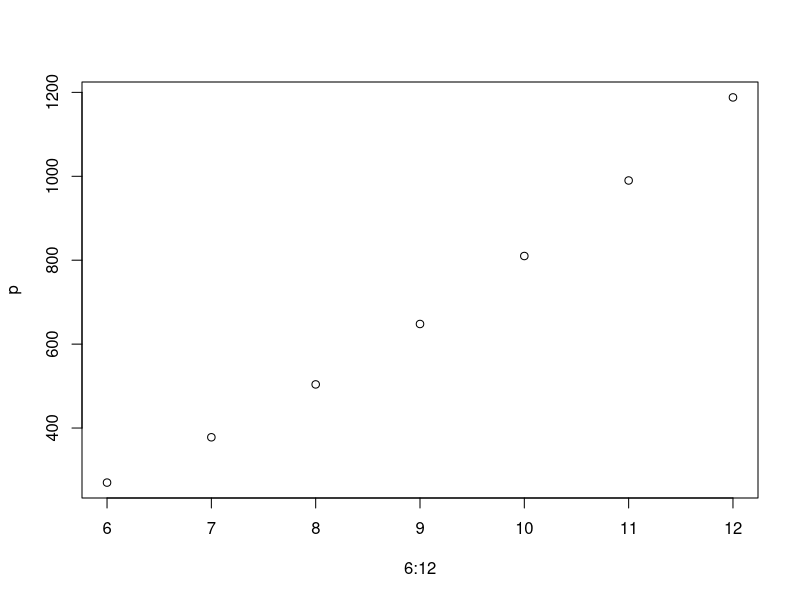

The R script that drew this image:
library(gtools)
library(tidyverse)
options(digits = 3)

set.seed(1, sample.kind="Rounding")
runners <- c("Jamaica", "Jamaica", "Jamaica", "USA", "Ecuador", "Netherlands", "France", "South Africa")
Pr <- replicate(1,{
  s <- sample(runners,3, replace = FALSE)
  all(s == c("Jamaica", "Jamaica", "Jamaica"))
})
mean(Pr)

eats <- function(n){
  6*nrow(combinations(n,2))*3
}

p <- sapply(6:12,eats)
plot(6:12,p)

all_cases <- sum(esoph$ncases)
all_controls <- sum(esoph$ncontrols)

a <- esoph %>%
  filter(alcgp == "120+") %>%
  summarize(ncases = sum(ncases), ncontrols = sum(ncontrols)) %>%
  mutate(p_case = ncases / (ncases + ncontrols)) %>%
  pull(ncontrols)
a/all_controls

t <- esoph %>%
  filter(tobgp == "30+" | alcgp == "120+") %>%
  summarise(ncases = sum(ncases),ncontrols = sum(ncontrols), all_cases = all_cases) %>%
  mutate(p = ncases/all_controls) %>%
  pull(ncontrols)
t/all_controls


  
  
  
  
  